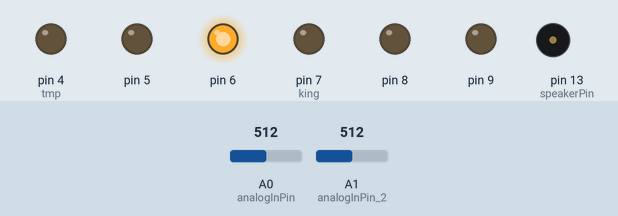
A sketch run on a simulated Arduino Uno, built with avr-gcc and run on an emulated ATmega328P. On the bench: output pins drawn as LEDs (lit = HIGH), buzzer (waves = sounding). The inputs (shaded band) are chosen by the test bench; at power-on: A1 (analogInPin_2) = 512, A0 (analogInPin) = 512.

Above: at 1.4 s.
1.5 s: A1 (analogInPin_2) set to 160
At 1.65 s:
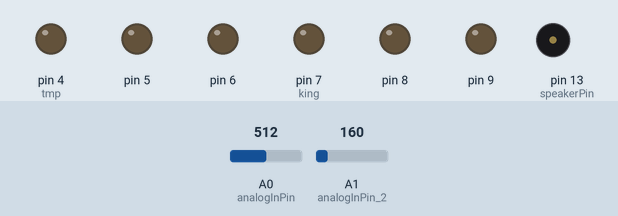
4.7 s: A1 (analogInPin_2) set to 139
At 9.5 s:
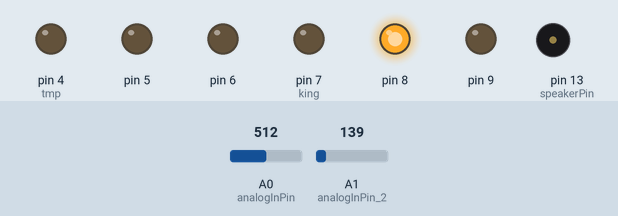
At 10.9 s:
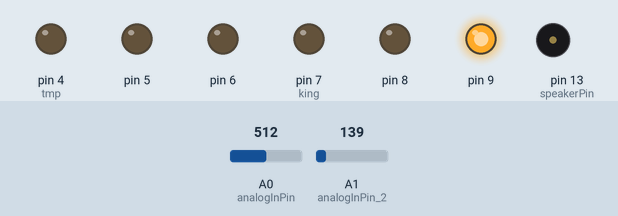
11.1 s: A0 (analogInPin) set to 236
14.3 s: A0 (analogInPin) set to 264
Timing chart, 0 to 18.5 s (numbered marks = the images above; inputs shaded):
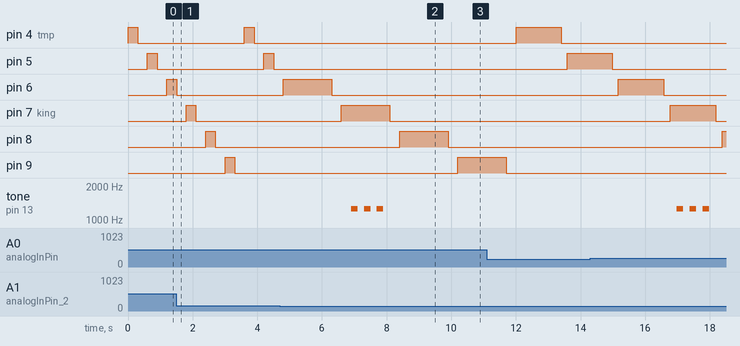

Measured:
- the behaviour switches between 150 and 149 on A1 (analogInPin_2) (found by bisection; images 1 and 2)
- after the input at 4.7 s, pin 4 (tmp): stays LOW (without the input it goes to HIGH after 2.5 s); pin 5: stays LOW (without the input it goes to HIGH after 3.1 s); tone on pin 13 (speakerPin): alternates 1262 Hz for 0.20 s and silent for 0.20 s, 6 changes in all, then stays silent, starting after 2.2 s

The sketch:

fruit.ino
```cpp
const int analogInPin = A0;
const int analogInPin_2 = A1;
int A0sensor = 0;
int A1sensor = 0;
int delayValue = 0;
int speakerPin = 13;

void setup() {
	pinMode(9, OUTPUT);
	pinMode(8, OUTPUT);
	pinMode(7, OUTPUT);//king
	pinMode(6, OUTPUT);
	pinMode(5, OUTPUT);
	pinMode(4, OUTPUT);
	pinMode(speakerPin, OUTPUT);
}

int tmp = 4;

void loop() {
	//delayValue = 100;
	A1sensor = analogRead(analogInPin_2);
	A0sensor = analogRead(analogInPin);
	delayValue = map(A0sensor, 0, 1023, 100, 500);

	digitalWrite(tmp,150);
	delay(delayValue);

	if( A1sensor < 150 ){
		if( tmp == 7 ){
			for(int i = 0 ; i < 3 ; i++ ){
				tone(speakerPin, 1262);
				delay(200);
				noTone(speakerPin);
				delay(200);
			}
		}
		else
			delay(1200);

	}

	digitalWrite(tmp,LOW);
	delay(delayValue);

	tmp++;
	if( tmp == 10 )
		tmp = 4;
}
```
